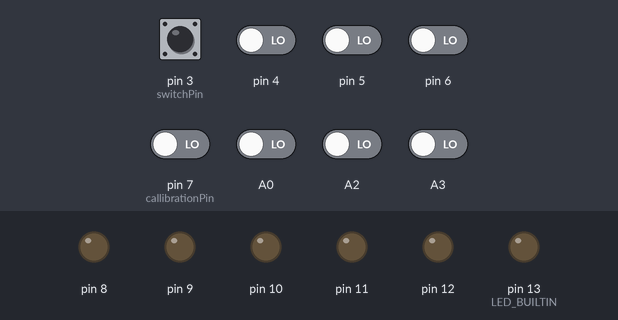
Recording of a sketch running on a simulated Arduino Uno, built with avr-gcc and run on an emulated ATmega328P. Parts: output pins drawn as LEDs (lit = HIGH). Dashed ring = blinking. The inputs (shaded band) are chosen by the test bench; at power-on: A0, A2, A3, pin 3 (switchPin), pin 4–6, pin 7 (callibrationPin) LOW. What the sketch prints to the serial monitor is not drawn.

Above: at 1.2 s.
1.3 s: pin 7 (callibrationPin) driven HIGH
At 1.53 s:
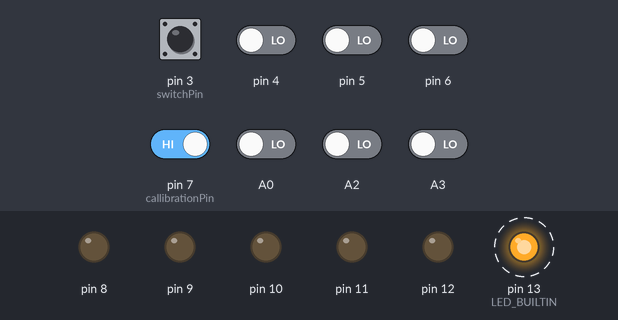
Timing chart, 0 to 10.3 s (numbered marks = the images above; inputs shaded):
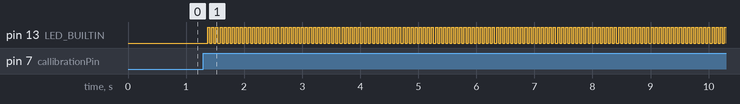

The sketch:

line-code.ino
```cpp
#include <QTRSensors.h>

QTRSensors qtr;

const uint8_t SensorCount = 6;
uint16_t sensorValues[SensorCount];

const int switchPin = 3;
bool isMotorOn = false;

int lastError = 0;


int isCalibrationLightOn = false;

int lastLeftSpeed = 0;
int lastRightSpeed = 0;

int lostDirection = 2;

const int AIN1 = 13;
const int AIN2 = 12;
const int PWMA = 11;
const int BIN1 = 8;
const int BIN2 = 9;
const int PWMB = 10;

const int speed = 175;
int motorSpeed = 0;

const int callibrationPin = 7;
bool isCalibrated = true;

bool isPrintingSensorData = true;
bool isPrintingPosition = true;


class Motor {

  private:
    int IN1;
    int IN2;
    int PWM;


  public:

    Motor(int in1, int in2, int pwm) {
      IN1 = in1;
      IN2 = in2;
      PWM = pwm;
    }

    void begin() {
      pinMode(IN1, OUTPUT);
      pinMode(IN2, OUTPUT);
      pinMode(PWM, OUTPUT);
    }

    void driveForward(int speed) {
      digitalWrite(IN1, LOW);
      digitalWrite(IN2, HIGH);
      analogWrite(PWM, speed);
    }

    void drive(int speed) {
      if (speed > 0) {

        digitalWrite(IN1, LOW);
        digitalWrite(IN2, HIGH);
        analogWrite(PWM, speed);
      } else {
        digitalWrite(IN1, HIGH);
        digitalWrite(IN2, LOW);
        analogWrite(PWM, -speed);
      }
    }

    void driveBackward(int speed) {
      digitalWrite(IN1, HIGH);
      digitalWrite(IN2, LOW);
      analogWrite(PWM, speed);
    }

    void stop() {
      digitalWrite(IN1, LOW);
      digitalWrite(IN2, LOW);
      analogWrite(PWM, 0);
    }

};


Motor rightMotor(AIN1, AIN2, PWMA);
Motor leftMotor(BIN1, BIN2, PWMB);

void setup()
{
  Serial.begin(9600);

  pinMode(LED_BUILTIN, OUTPUT);

  leftMotor.begin();
  rightMotor.begin();

  // Zumo reflectance array bruker RC
  qtr.setTypeRC();

  // Sensorene i fysisk rekkefølge
  qtr.setSensorPins(
    (const uint8_t[]){4, A3, 6, A0, A2, 5},
    SensorCount
  );

  // LEDON koblet til D2
  qtr.setEmitterPin(2);


  Serial.println("Sensor test starter...");

}

void loop()
{

  bool callibrating = digitalRead(callibrationPin);
  if (callibrating) {
    isCalibrated = false;
  }


  bool switching = digitalRead(switchPin);
  if (switching) {
    isMotorOn = !isMotorOn;
  }

  // Leser råverdiene fra alle 6 sensorene
  //qtr.read(sensorValues);

  if (!isCalibrated) {
    for (uint16_t i = 0; i < 400; i++) {
      qtr.calibrate();
      digitalWrite(LED_BUILTIN, isCalibrationLightOn);
      isCalibrationLightOn = !isCalibrationLightOn;
      delay(10);
    }
    isCalibrated = true;
  }

  qtr.readCalibrated(sensorValues);

  for (uint8_t i = 0; i < SensorCount; i++)
  {
    Serial.print(sensorValues[i]);
    Serial.print('\t');
  }

  Serial.println();

  uint16_t position = qtr.readLineBlack(sensorValues);
  Serial.println(position);

    // position = 1000;

  if (isMotorOn) {

    float proportionalGain = 0.08;
    float derivativeGain = 0.22;
    int lastError = 0;
    int error = position - 2500;
    int derivative = error - lastError;
    lastError = error;
    //int turn = error * proportionalGain;
    int turn = error * proportionalGain + derivativeGain * derivative;


    int topSpeed = 80;
    int baseRight = topSpeed;
    int baseLeft  = topSpeed;


    int rightSpeed = constrain(baseRight + turn, -topSpeed, topSpeed);
    int leftSpeed  = constrain(baseLeft  - turn, -topSpeed, topSpeed);

    bool noLineDetected = true;

    for (uint8_t i = 0; i < SensorCount; i++)
    {

      if (700 <= sensorValues[i]) {
        noLineDetected = false;
        lastLeftSpeed = leftSpeed;
        lastRightSpeed = rightSpeed;
      }

      if (700 <= sensorValues[0]){
        lostDirection = 0;
      }

      if (700 <= sensorValues[5]){
        lostDirection = 1;
      }

    }


    if (noLineDetected) {
      if (lostDirection == 0){

        rightMotor.drive(-topSpeed);
        leftMotor.drive(topSpeed);
      } else if (lostDirection == 1) {
        rightMotor.drive(topSpeed);
        leftMotor.drive(-topSpeed);
      }
    } else {

      rightMotor.drive(rightSpeed);
      leftMotor.drive(leftSpeed);
    }
/*
  if (position > 2000 && position < 3000)
  {
    Serial.println("forward");

    rightMotor.driveForward(speed);
    leftMotor.driveForward(speed  - 60);
  }

  else if (position <= 2000)
  {
    Serial.println("left");

    rightMotor.driveBackward(speed);
    leftMotor.driveForward(speed - 60);

    //turn left;
  }

  else if (position >= 3000)
  {
    Serial.println("right");

    rightMotor.driveForward(speed);
    leftMotor.driveBackward(speed - 60);

    //turn right;
  }

  else
  {
    Serial.println("ERROR");
  }
*/

  }
  else
{
  // Bryteren er AV
  rightMotor.stop();
  leftMotor.stop();

  Serial.println("MOTORS OFF");
}

  //delay(250);
}
```

Measured:
- after the input at 1.3 s, pin 13 (LED_BUILTIN): alternates HIGH for 0.04 s and LOW for 0.04 s, starting after 0.08 s
